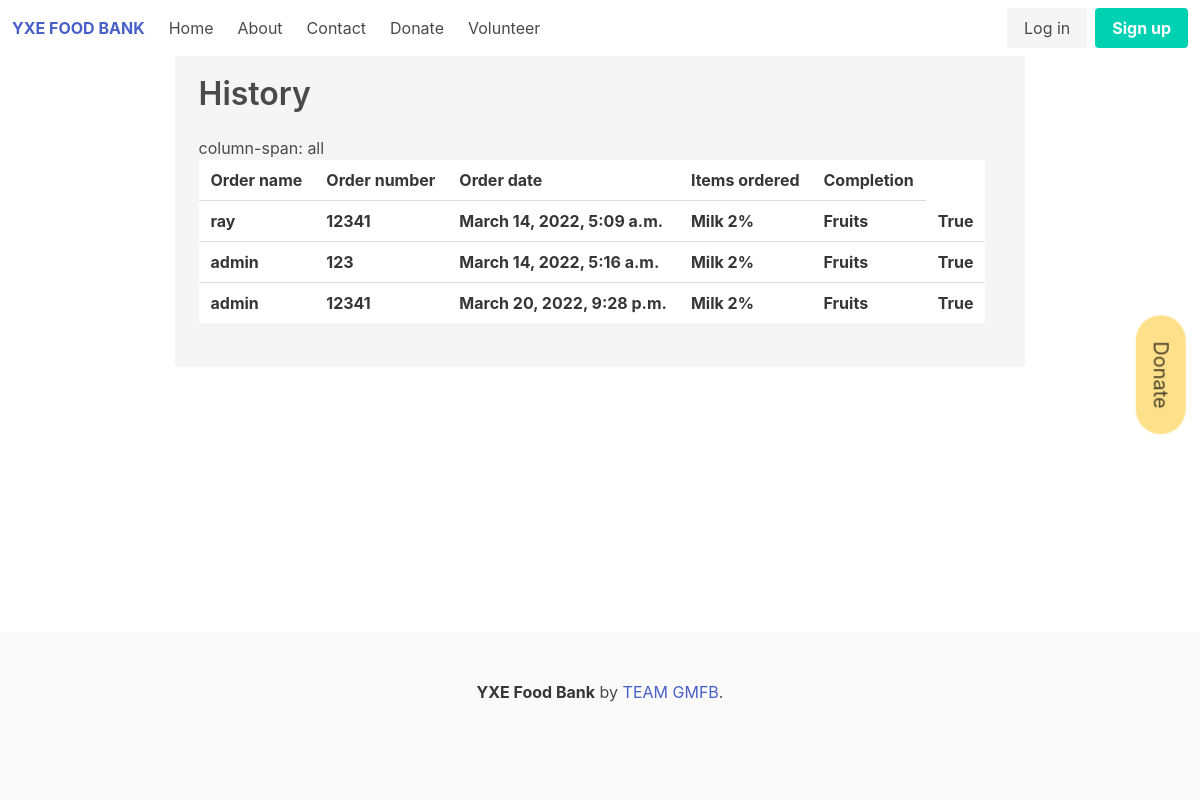
The page /history/ on the database its author committed.
### store/models.py (models this page shows, shortened)
class Form(models.Model):
    customer = models.ForeignKey(
        Account, on_delete=models.SET_NULL, blank=True, null=True)
    date_ordered = models.DateTimeField(auto_now_add=True)
    complete = models.BooleanField(default=False, null=True, blank=False)
    transaction_id = models.CharField(max_length=200, null=True)
    notes = models.CharField(max_length=200, null=True)
    fufilled = models.BooleanField(default=False, null=True, blank=False)

class Formitems(models.Model):
    product = models.ForeignKey(
        Product, on_delete=models.SET_NULL, blank=True, null=True)
    form = models.ForeignKey(
        Form, on_delete=models.SET_NULL, blank=True, null=True)
    quantity = models.IntegerField(default=0, null=True, blank=True)
    date_added = models.DateTimeField(auto_now_add=True)

class Product(models.Model):
    name = models.CharField(max_length=200, null=True)
    quantity = models.IntegerField(default=0, null=True, blank=True)
    image = models.ImageField(null=True, blank=True)
    def __str__(self):
        return self.name

### account/models.py (models this page shows, shortened)
class Account(AbstractBaseUser):
    email = models.EmailField(verbose_name="email", max_length=60, unique=True)
    username = models.CharField(max_length=30, unique=True)
    date_joined = models.DateTimeField(
        verbose_name='date joined', auto_now_add=True)
    last_login = models.DateTimeField(verbose_name='last login', auto_now=True)
    is_admin = models.BooleanField(default=False)
    is_active = models.BooleanField(default=True)
    is_staff = models.BooleanField(default=False)
    is_superuser = models.BooleanField(default=False)
    phone = models.CharField(
        verbose_name="phone", max_length=10, unique=True)
    first_name = models.CharField(max_length=30)
    last_name = models.CharField(max_length=30)
    USERNAME_FIELD = 'username'
    REQUIRED_FIELDS = ['email', 'phone', 'first_name', 'last_name']
    objects = MyAccountManager()
    def __str__(self):
        return self.username

### userHist/views.py (the view)
# urls.py: path('history/', views.userHistPage, name="userHist"),
def userHistPage(request):
    user = request.user
    products = Product.objects.all()
    accounts = Account.objects.all()
    formitem = Formitems.objects.all()
    form = Form.objects.all()
    context = {'products':products,'account':accounts,'form': form, 'formitems':formitem}
    return render(request, 'userHist.html', context)

### userHist/templates/userHist.html
{% extends 'main.html' %} {% block content %}
<div class="container">
  <div class="notification is-secondary">
    <div class="title">History</div>
    <h2>column-span: all</h2>
    <p>
      <div class="table-container">
        <table class="table">
          <tr>
            <th>Order name</th>
            <th>Order number</th>
            <th>Order date</th>
            <h2><th>Items ordered</th></h2>
            <th>Completion</th>
          </tr>
          {% for x in form %}
          <tr>
            <th>{{ x.customer }}</th>
            <th>{{ x.transaction_id }}</th>
            <th>{{ x.date_ordered }} </th>
            <span><p>
            {% for y in formitems%}
            <th>{{ y.product }} </th>
            {% endfor %}
          </p>
          </span>
            <th>{{ x.complete }}</th>
          </tr>
          {% endfor %}
        </table>
      </div>
    </p>
  </div>
</div>
{% endblock content %}

### static/css/style.css (style rules this page uses)
html, body { min-height: 100vh; display: flex; flex-direction: column; }
h2 { column-span: all; }

### rows shown on the page
Form: customer "ray", transaction_id "12341", date_ordered "March 14, 2022, 5:09 a.m.", complete "True"
Formitems: product "Milk 2%"
Formitems: product "Fruits"
Form: customer "admin", transaction_id "123", date_ordered "March 14, 2022, 5:16 a.m.", complete "True"
Form: customer "admin", transaction_id "12341", date_ordered "March 20, 2022, 9:28 p.m.", complete "True"
